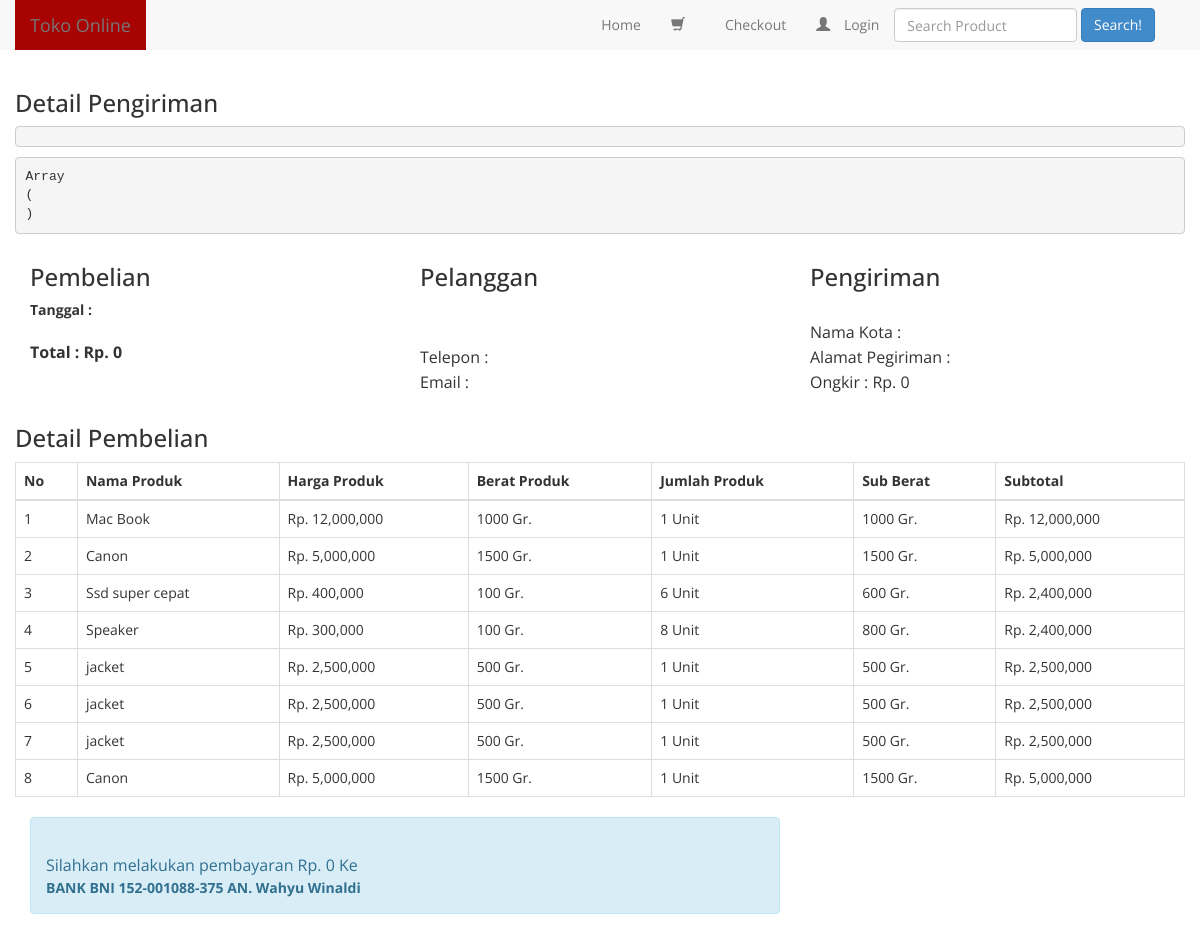
/nota.php, run on the app's committed database.
### tables this page shows
CREATE TABLE `pembelian_produk` (
  `id_pembelian_produk` int(11) NOT NULL,
  `id_pembelian` int(11) NOT NULL,
  `id_produk` int(11) NOT NULL,
  `nama` varchar(100) NOT NULL,
  `harga` int(11) NOT NULL,
  `berat` int(11) NOT NULL,
  `sub_berat` int(11) NOT NULL,
  `sub_harga` int(11) NOT NULL,
  `jumlah` int(11) NOT NULL
);

### nota.php (the view, shortened to what this page needs)
<?php
include 'koneksi.php';
?>
<!DOCTYPE html>
<html xmlns="http://www.w3.org/1999/xhtml">
<head>
    <link href="admin/assets/css/bootstrap.css" rel="stylesheet" />
    <link href="assets/css/font-awesome.css" rel="stylesheet" />
    <link href="assets/js/morris/morris-0.4.3.min.css" rel="stylesheet" />
    <link href="assets/css/custom.css" rel="stylesheet" />
    <link rel="stylesheet" href="admin/assets/css/style.css">
</head>
<body>
    <?php include 'menu.php'; ?>
    <section class="konten">
        <div class="container">
            <div class="row">
                <h3>Detail Pengiriman</h3>
                <?php
                $id = $_GET['id'];
                $ambil = $koneksi->query("SELECT * FROM pembelian JOIN pelanggan ON pembelian.id_pelanggan = pelanggan.id_pelanggan WHERE pembelian.id_pembelian = '$id'");
                $detail = $ambil->fetch_assoc();
                echo "<pre>";
                print_r($detail);
                echo "</pre>";
                echo "<pre>";
                print_r($_SESSION);
                echo "</pre>";
                ?>
                <div class="col-md-4">
                    <h3>Pembelian</h3>
                    <strong>Tanggal : <?php echo $detail["tanggal_pembelian"]; ?></strong><br>
                    <p> <strong>Total : Rp. <?php echo number_format($detail["total_pembelian"]); ?></strong></p>
                </div>
                <div class="col-md-4">
                    <h3>Pelanggan</h3>
                    <p>
                        <strong><?php echo $detail["nama_pelanggan"]; ?></strong><br>
                        Telepon : <?php echo $detail["telepon_pelanggan"]; ?> <br>
                        Email : <?php echo $detail["email_pelanggan"]; ?>
                    </p>
                </div>
                <div class="col-md-4">
                    <h3>Pengiriman</h3>
                    <p>
                        Nama Kota : <?= $detail["nama_kota"]; ?> <br>
                        Alamat Pegiriman : <?= $detail["alamat"]; ?> <br>
                        Ongkir : Rp. <?= number_format($detail["tarif"]); ?> <br>
                    </p>
                </div>
                <div class="row">
                    <div class="col-md-12">
                        <h3>Detail Pembelian</h3>
                        <div class="table">
                            <table class="table table-bordered">
                                <thead>
                                    <tr>
                                        <th>No</th>
                                        <th>Nama Produk</th>
                                        <th>Harga Produk</th>
                                        <th>Berat Produk</th>
                                        <th>Jumlah Produk</th>
                                        <th>Sub Berat</th>
                                        <th>Subtotal</th>
                                    </tr>
                                </thead>
                                <tbody>
                                    <?php
                                    $ambil = $koneksi->query("SELECT * FROM pembelian_produk WHERE id_pembelian ='$id'");
                                    $nomor = 1;
                                    ?>
                                    <?php while ($pecah = $ambil->fetch_assoc()) {
                                    ?>
                                        <tr>
                                            <td><?php echo $nomor ?></td>
                                            <td><?php echo $pecah["nama"]; ?></td>
                                            <td>Rp. <?php echo number_format($pecah["harga"]); ?></td>
                                            <td><?= $pecah["berat"]; ?> Gr.</td>
                                            <td><?php echo $pecah["jumlah"]; ?> Unit</td>
                                            <td><?= $pecah["sub_berat"]; ?> Gr.</td>
                                            <td>Rp. <?= number_format($pecah["sub_harga"]); ?></td>
                                        </tr>
                                        <?php $nomor++; ?>
                                    <?php } ?>
                                </tbody>
                            </table>
                        </div>
                    </div>
                </div>
            </div>
    </section>
    <div class="container">
        <div class="row">
            <div class="col-md-8">
                <div class="alert alert-info">
                    <p>Silahkan melakukan pembayaran Rp. <?= number_format($detail['total_pembelian']); ?> Ke <br>
                    </p>
                    <strong>BANK BNI 152-001088-375 AN. Wahyu Winaldi</strong>
                </div>
            </div>
        </div>
    </div>
</body>
</html>

### admin/assets/css/custom.css (style rules this page uses)
body { font-family: 'Open Sans', sans-serif; }
p { font-size: 16px; line-height: 25px; padding-top: 20px; }

### data on the page
pembelian_produk: nama "Mac Book", harga "12,000,000", berat "1000", jumlah "1", sub_berat "1000", sub_harga "12,000,000"
pembelian_produk: nama "Canon", harga "5,000,000", berat "1500", jumlah "1", sub_berat "1500", sub_harga "5,000,000"
pembelian_produk: nama "Ssd super cepat", harga "400,000", berat "100", jumlah "6", sub_berat "600", sub_harga "2,400,000"
pembelian_produk: nama "Speaker", harga "300,000", berat "100", jumlah "8", sub_berat "800", sub_harga "2,400,000"
pembelian_produk: nama "jacket", harga "2,500,000", berat "500", jumlah "1", sub_berat "500", sub_harga "2,500,000"
pembelian_produk: nama "jacket", harga "2,500,000", berat "500", jumlah "1", sub_berat "500", sub_harga "2,500,000"
pembelian_produk: nama "jacket", harga "2,500,000", berat "500", jumlah "1", sub_berat "500", sub_harga "2,500,000"
pembelian_produk: nama "Canon", harga "5,000,000", berat "1500", jumlah "1", sub_berat "1500", sub_harga "5,000,000"

### other printed values
$detail["total_pembelian"] "0"
$detail["tarif"] "0"
$detail['total_pembelian'] "0"
